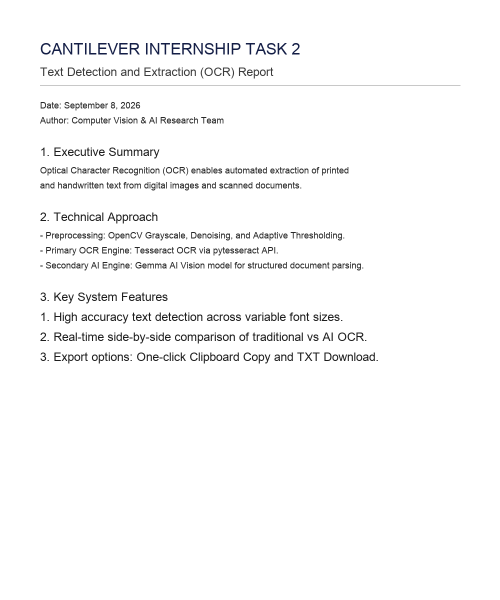
#> input picture Task-2-OCR-Text-Extraction/dataset/sample1_printed_doc.png, 1000 x 1200 px (shown at 1/2 size)
$ python -i preprocessing.py   (imports and definitions only)
#> lines starting #> are read from the running program, lines starting #| are printed output that depends on the picture; after the words box and inside, x2 and y2 are one past the last pixel; in counts of white or black regions, pixels touching at a corner belong together
try:
    import cv2
except ImportError:
    cv2 = None

import numpy as np
from PIL import Image, ImageEnhance, ImageFilter
import os

def read_image_cv2(image_input):
    """Read image from file path or PIL Image to OpenCV BGR format."""
    if cv2 is None:
        raise ImportError("OpenCV (cv2) is not installed. Using PIL fallback.")
    if isinstance(image_input, str):
        img = cv2.imread(image_input)
        if img is None:
            raise ValueError(f"OpenCV could not read image at {image_input}")
        return img
    elif isinstance(image_input, Image.Image):
        # Convert PIL Image to OpenCV numpy array
        return cv2.cvtColor(np.array(image_input), cv2.COLOR_RGB2BGR)
    elif isinstance(image_input, np.ndarray):
        return image_input.copy()
    else:
        raise TypeError("Unsupported image input type")


def convert_to_grayscale(img_bgr):
    """Convert BGR or RGB OpenCV image to 8-bit Grayscale."""
    if len(img_bgr.shape) == 2:
        return img_bgr  # Already grayscale
    return cv2.cvtColor(img_bgr, cv2.COLOR_BGR2GRAY)


def resize_image(img_gray, min_width=1200):
    """
    Resize image to ensure sufficient resolution for OCR.
    If image width is smaller than min_width, scale up preserving aspect ratio.
    """
#> called with min_width = 1200
    h, w = img_gray.shape[:2]
#> h = 1200; w = 1000
    if w >= min_width:
        return img_gray

    scale = min_width / float(w)
#> scale = 1.2
    new_w = min_width
    new_h = int(h * scale)
#> new_h = 1440
    return cv2.resize(img_gray, (new_w, new_h), interpolation=cv2.INTER_CUBIC)
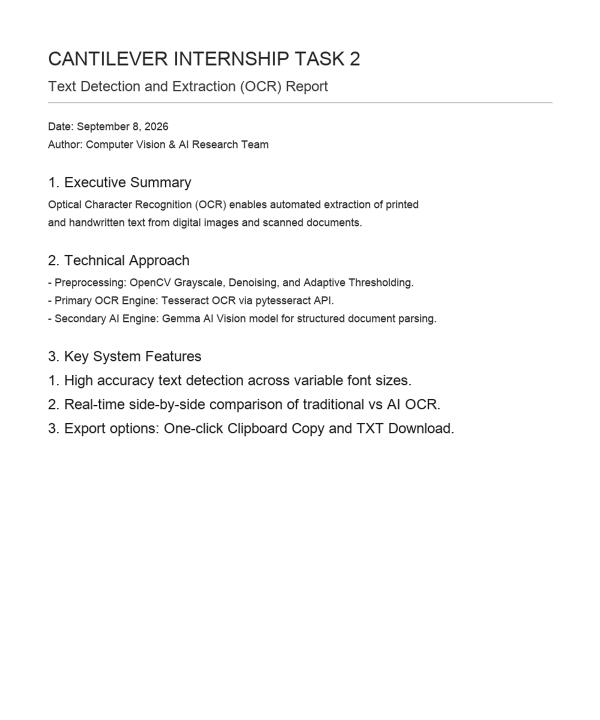
#> returned value: shape (1440, 1200) (shown at 1/2 size); min 0, max 255, mean 248.5


def denoise_image(img_gray, method='gaussian'):
    """
    Apply noise reduction to remove background specks or scanner grain.
    Supported methods: 'gaussian', 'median', 'bilateral'
    """
#> called with method = 'gaussian'
    if method == 'gaussian':
        return cv2.GaussianBlur(img_gray, (3, 3), 0)
    elif method == 'median':
        return cv2.medianBlur(img_gray, 3)
    elif method == 'bilateral':
        return cv2.bilateralFilter(img_gray, 9, 75, 75)
    return img_gray


def apply_threshold(img_gray, method='otsu'):
    """
    Binarize/Threshold image to produce high-contrast black text on white background.
    Supported methods: 'otsu', 'adaptive', 'simple'
    """
#> called with method = 'otsu'
    if method == 'otsu':
        _, thresh = cv2.threshold(img_gray, 0, 255, cv2.THRESH_BINARY + cv2.THRESH_OTSU)
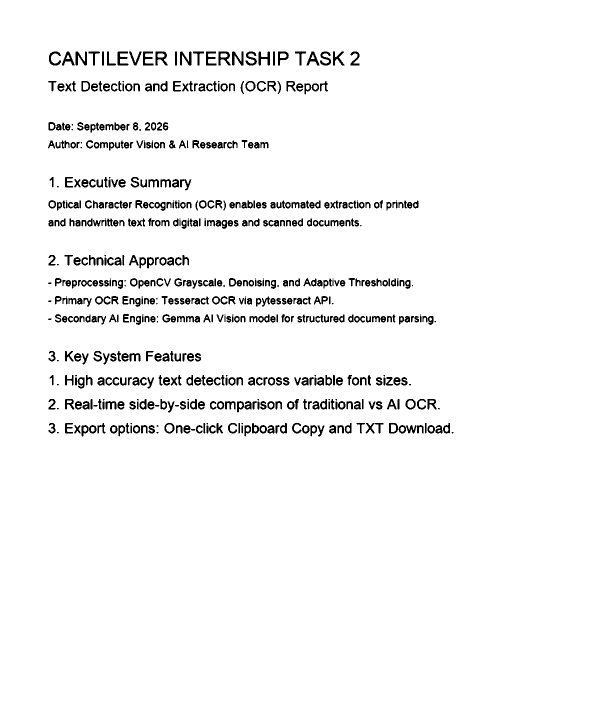
#> thresh: shape (1440, 1200) (shown at 1/2 size); 96.2% white; 647 black regions (71 under 20 px), largest, box (x1, y1, x2, y2) and area: (311, 103, 335, 131) 350, (437, 103, 461, 131) 350, (464, 103, 487, 131) 346
        return thresh
    elif method == 'adaptive':
        return cv2.adaptiveThreshold(
            img_gray, 255, cv2.ADAPTIVE_THRESH_GAUSSIAN_C, cv2.THRESH_BINARY, 11, 2
        )
    elif method == 'simple':
        _, thresh = cv2.threshold(img_gray, 127, 255, cv2.THRESH_BINARY)
        return thresh
    return img_gray


def preprocess_image(image_input, save_path=None, use_threshold=True, threshold_method='otsu'):
    """
    Complete OpenCV preprocessing pipeline for OCR:
    1. Read Image
    2. Convert to Grayscale
    3. Resize up to threshold width if small
    4. Denoise
    5. Thresholding / Binarization (optional)
    6. Save to disk if save_path is provided.

    Returns preprocessed image as OpenCV array or PIL Image.
    """
    try:
        img_bgr = read_image_cv2(image_input)
        img_gray = convert_to_grayscale(img_bgr)
        img_resized = resize_image(img_gray, min_width=1200)
        img_denoised = denoise_image(img_resized, method='gaussian')

        if use_threshold:
            processed = apply_threshold(img_denoised, method=threshold_method)
        else:
            processed = img_denoised

        if save_path:
            os.makedirs(os.path.dirname(save_path), exist_ok=True)
            cv2.imwrite(save_path, processed)

        return processed
    except Exception as e:
        # Fallback using PIL if OpenCV encounters any issue
        return _preprocess_pil_fallback(image_input, save_path)


def _preprocess_pil_fallback(image_input, save_path=None):
    """Fallback preprocessing using pure Pillow if OpenCV is unavailable."""
    if isinstance(image_input, str):
        img = Image.open(image_input).convert('L')
    elif isinstance(image_input, Image.Image):
        img = image_input.convert('L')
    elif isinstance(image_input, np.ndarray):
        img = Image.fromarray(image_input).convert('L')
    else:
        raise TypeError("Invalid image input")

    # Resize if small
    w, h = img.size
    if w < 1200:
        scale = 1200 / float(w)
        img = img.resize((1200, int(h * scale)), Image.Resampling.LANCZOS)

    # Enhance contrast
    enhancer = ImageEnhance.Contrast(img)
    img = enhancer.enhance(1.5)

    # Denoise filter
    img = img.filter(ImageFilter.SMOOTH_MORE)

    if save_path:
        os.makedirs(os.path.dirname(save_path), exist_ok=True)
        img.save(save_path)

    return np.array(img)

>>> import cv2
>>> picture = cv2.cvtColor(cv2.imread('dataset/sample1_printed_doc.png'), cv2.COLOR_BGR2RGB)
>>> result = preprocess_image(picture)

$ run again, on Task-2-OCR-Text-Extraction/dataset/sample2_scanned_notice.png
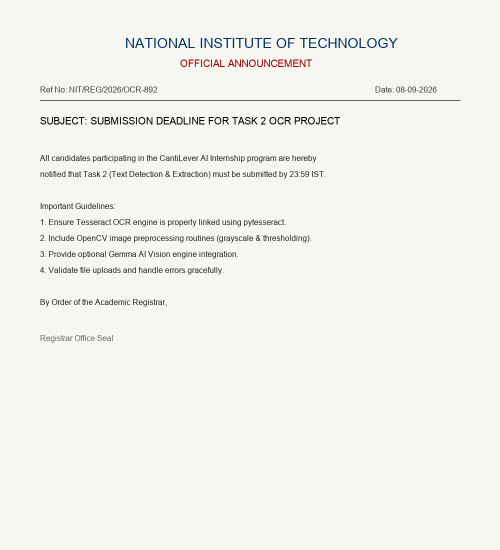
#> input picture Task-2-OCR-Text-Extraction/dataset/sample2_scanned_notice.png, 1000 x 1100 px (shown at 1/2 size)
#> in resize_image, `return cv2.resize(img_gray, (new_w, new_h), interpolation=cv2.INTER_CU..`:
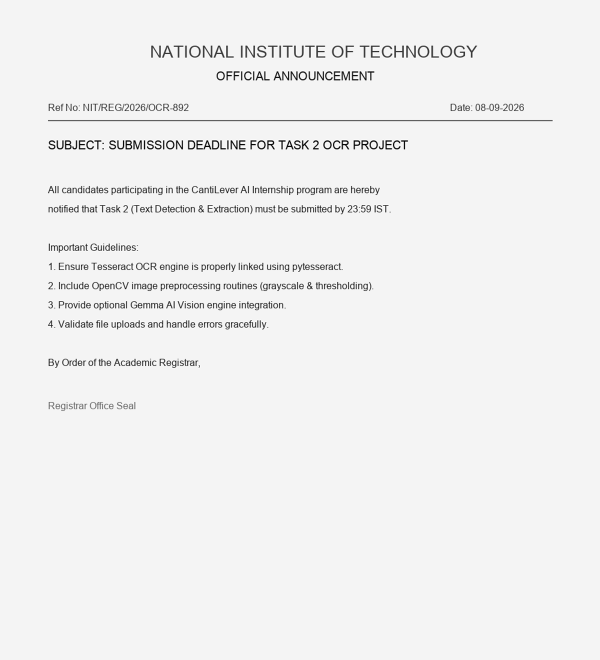
#> returned value: shape (1320, 1200) (shown at 1/2 size); min 0, max 255, mean 239.9
#> in apply_threshold, `_, thresh = cv2.threshold(img_gray, 0, 255, cv2.THRESH_BINARY + cv2.TH..`:
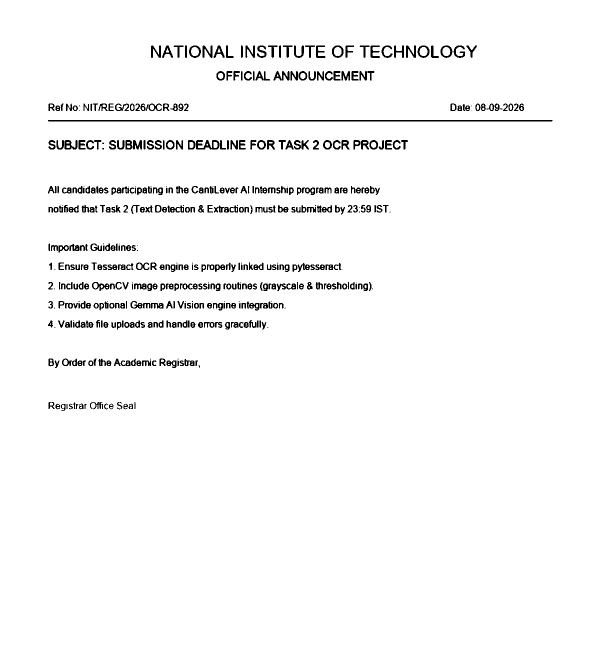
#> thresh: shape (1320, 1200) (shown at 1/2 size); 97% white; 496 black regions (52 under 20 px), largest, box (x1, y1, x2, y2) and area: (96, 240, 1105, 243) 3025, (392, 280, 439, 299) 498, (547, 142, 579, 161) 320

$ run again, on Task-2-OCR-Text-Extraction/dataset/sample3_invoice.png
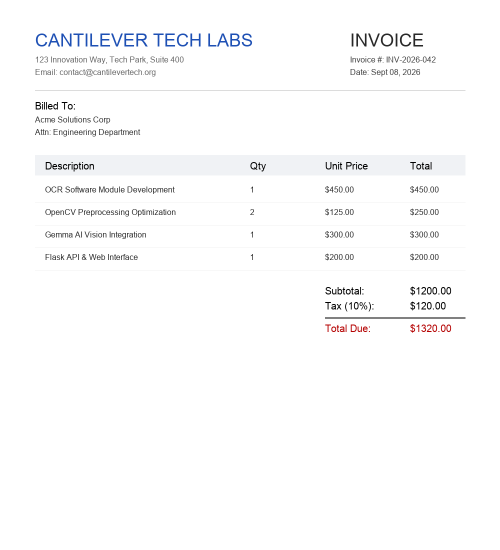
#> input picture Task-2-OCR-Text-Extraction/dataset/sample3_invoice.png, 1000 x 1100 px (shown at 1/2 size)
#> in apply_threshold, `_, thresh = cv2.threshold(img_gray, 0, 255, cv2.THRESH_BINARY + cv2.TH..`:
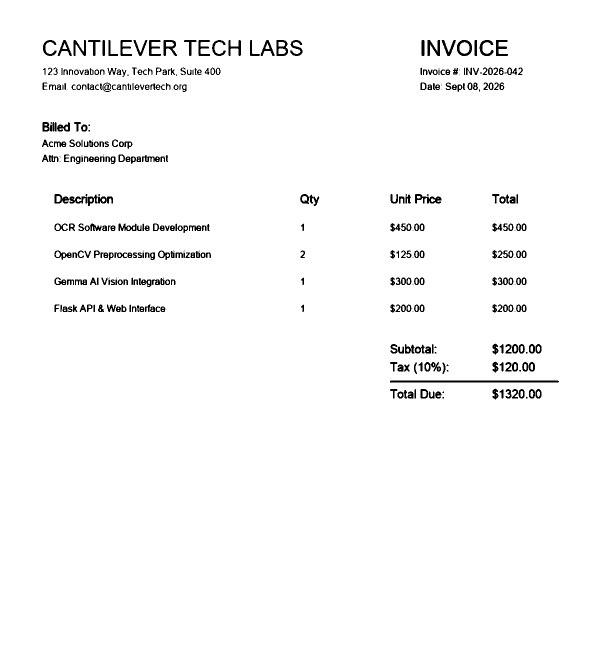
#> thresh: shape (1320, 1200) (shown at 1/2 size); 97.6% white; 390 black regions (47 under 20 px), largest, box (x1, y1, x2, y2) and area: (780, 761, 1118, 765) 1348, (830, 388, 883, 407) 506, (855, 80, 880, 112) 440

$ run again, on Task-2-OCR-Text-Extraction/dataset/sample4_receipt.png
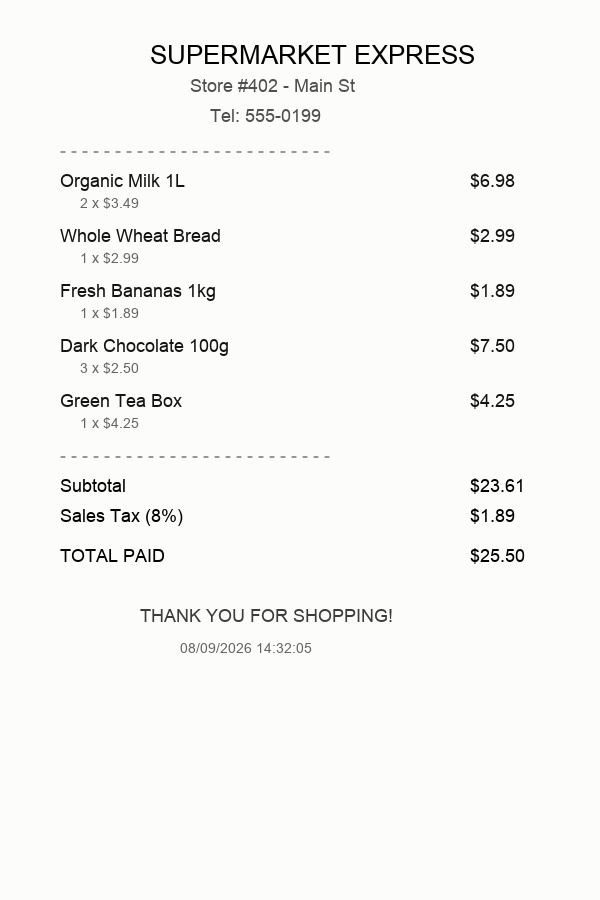
#> input picture Task-2-OCR-Text-Extraction/dataset/sample4_receipt.png, 600 x 900 px
#> in apply_threshold, `_, thresh = cv2.threshold(img_gray, 0, 255, cv2.THRESH_BINARY + cv2.TH..`:
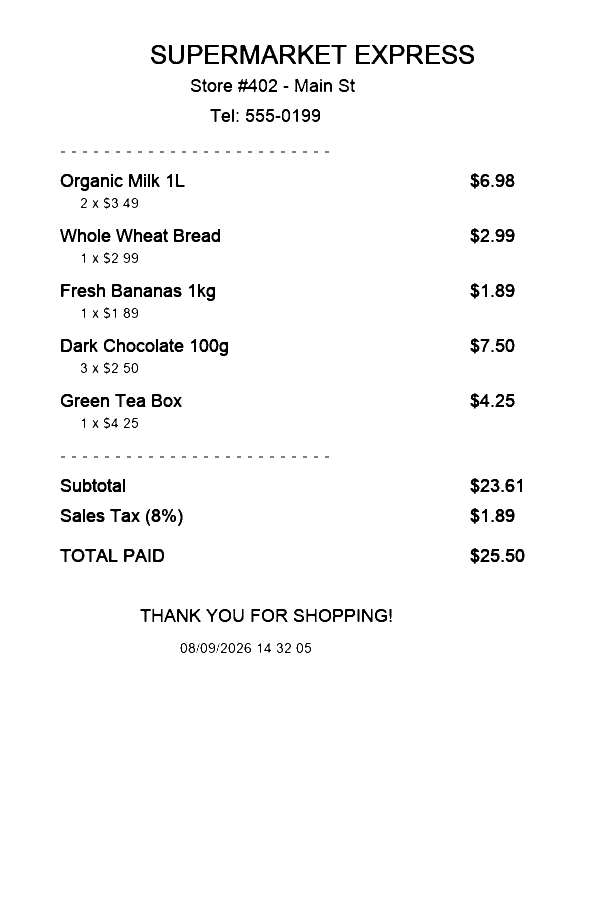
#> thresh: shape (1800, 1200) (shown at 1/2 size); 97.5% white; 314 black regions (70 under 20 px), largest, box (x1, y1, x2, y2) and area: (481, 90, 518, 128) 800, (444, 90, 476, 128) 604, (560, 90, 592, 128) 604
